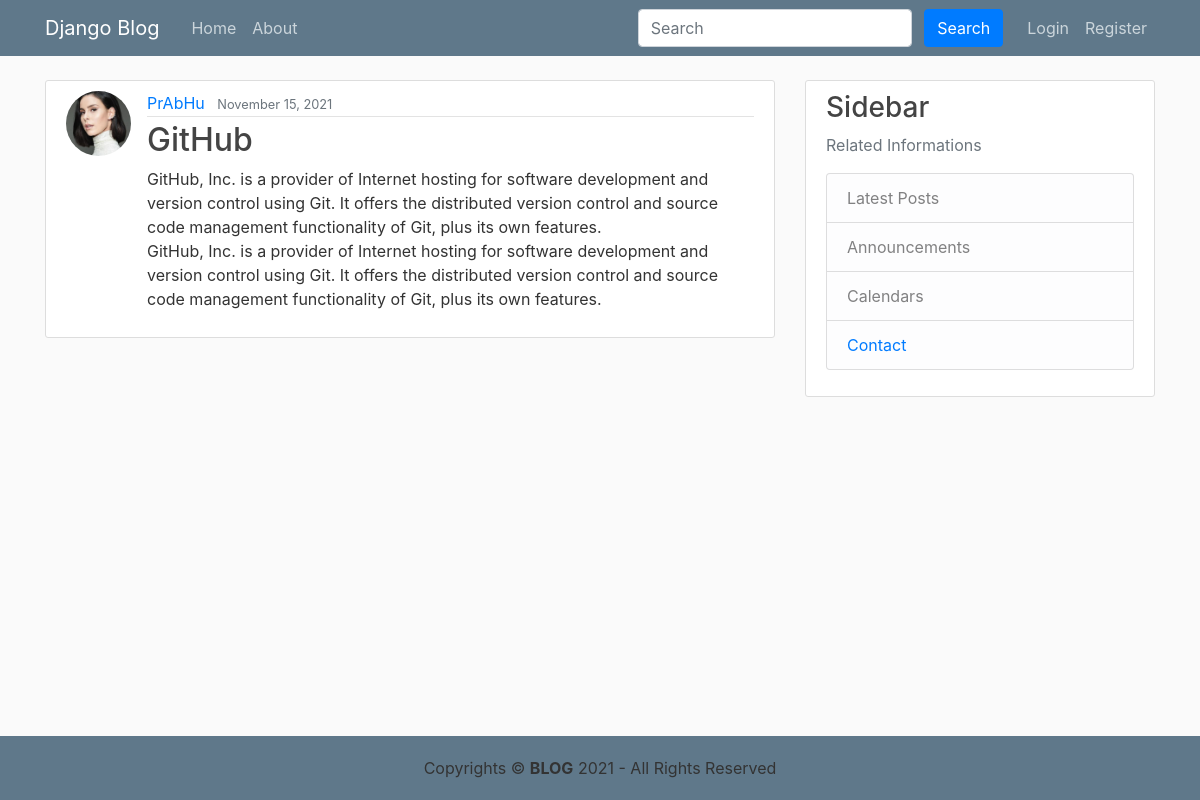
The page /post/10/ on the database its author committed.
### blog/models.py (models this page shows, shortened)
class Post(models.Model):
    title = models.CharField(max_length=100)
    content = models.TextField()
    date_posted = models.DateTimeField(default=timezone.now)
    author = models.ForeignKey(User, on_delete=models.CASCADE)

### users/models.py (models this page shows, shortened)
class Profile(models.Model):
    user = models.OneToOneField(User, on_delete=models.CASCADE)
    image = models.ImageField(default='default.png', upload_to='profile_pics')

### blog/views.py (the view)
# urls.py: path('post/<int:pk>/', PostDetailView.as_view(), name='post-detail'),
class PostDetailView(DetailView):
    model = Post

### blog/templates/blog/post_detail.html (shortened to what this page needs)
{% extends "blog/base.html" %}
{% block content %}
  <article class="media content-section">
    <img class="rounded-circle article-img" src="{{ object.author.profile.image.url }}">
    <div class="media-body">
      <div class="article-metadata">
        <a class="mr-2" href="{% url 'user-posts' object.author.username %}">{{ object.author }}</a>
        <small class="text-muted">{{ object.date_posted|date:"F d, Y" }}</small>
      </div>
      <h2 class="article-title">{{ object.title }}</h2>
      <p class="article-content">{{ object.content }}</p>
    </div>
  </article>
{% endblock content %}

### blog/static/blog/main.css (style rules this page uses)
body { background: #fafafa; color: #333333; margin-top: 5rem; }
h1, h2, h3, h4, h5, h6 { color: #444444; }
.content-section { background: #ffffff; padding: 10px 20px; border: 1px solid #dddddd; border-radius: 3px; margin-bottom: 20px; }
.article-title { color: #444444; }
.article-content { white-space: pre-line; }
.article-img { height: 65px; width: 65px; margin-right: 16px; }
.article-metadata { padding-bottom: 1px; margin-bottom: 4px; border-bottom: 1px solid #e3e3e3 }

### rows shown on the page
Post: author.profile.image (picture), author "PrAbHu", date_posted "November 15, 2021", title "GitHub", content "GitHub, Inc. is a provider of Internet hosting for software development and version control using Git. It offers the distributed version control and source code management functionality of Git, plus its own features. GitHub, Inc. is a provider of Internet hosting for software development and version control using Git. It offers the distributed version control and source code management functionality of Git, plus its own features."
